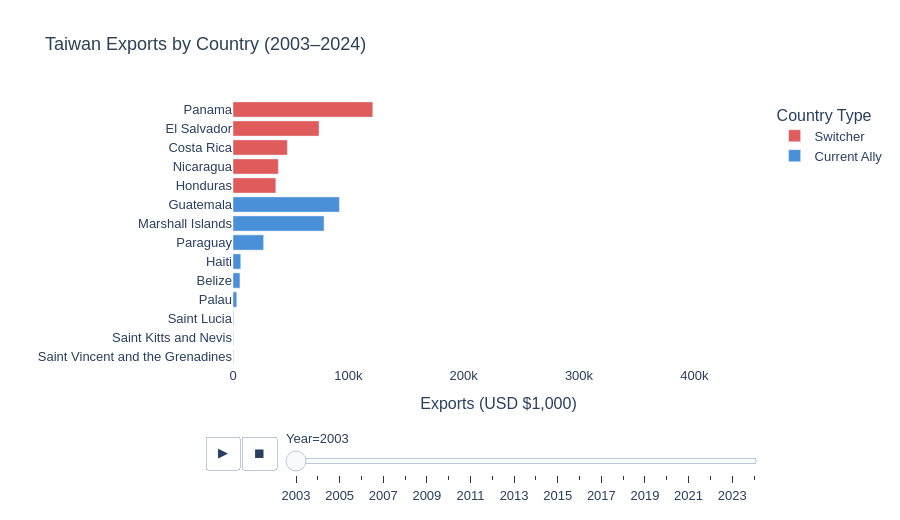

Notebook code cell kept with this figure:
### Markdown cell above
## Exports vs. Imports

The animated bar charts below let you watch how each country's export and import rankings with Taiwan changed year by year from 2003 to 2024. Press **Play** to start the animation, or drag the year slider to jump to a specific year.

This is useful for seeing which countries consistently ranked highest in trade with Taiwan and whether switcher countries were rising or falling in the rankings before they switched.

### Code cell
# ── Chart 3: Animated Bar — Taiwan Exports Rankings ───────────────────
export_data = tw_focus[tw_focus["Flow"] == "Exports"].copy()
export_data = export_data[export_data["Partner"].isin(all_countries)]
export_data["Group"] = export_data["Partner"].apply(
    lambda x: "Switcher" if x in switch_years else "Current Ally"
)
export_rank = export_data.sort_values(["Year", "Value"], ascending=[True, False])

fig = px.bar(
    export_rank,
    x="Value", y="Partner",
    orientation="h",
    animation_frame="Year",
    color="Group",
    color_discrete_map={"Switcher": SWITCHER_COLOR, "Current Ally": ALLY_COLOR},
    range_x=[0, export_rank["Value"].max() * 1.05],
    hover_data={"Value": ":,.0f"},
    title="Taiwan Exports by Country (2003–2024)",
    labels={"Value": "Exports (USD $1,000)", "Partner": ""}
)
fig.update_layout(
    yaxis=dict(autorange="reversed"),
    plot_bgcolor="white", paper_bgcolor="white",
    font=dict(family="Arial", size=13),
    title_font=dict(size=18, color=ACCENT),
    height=520,
    legend_title="Country Type"
)
fig.show()

### Figure 1 — Plotly figure (JSON) as saved in the notebook; plotly's stock layout.template omitted (floating-point values rounded to 4 significant figures)
{"data": [{"hovertemplate": "Group=Switcher<br>Year=2003<br>Exports (USD $1,000)=%{x:,.0f}<br>=%{y}<extra></extra>", "legendgroup": "Switcher", "marker": {"color": "#E05C5C", "pattern": {"shape": ""}}, "name": "Switcher", "orientation": "h", "showlegend": true, "textposition": "auto", "type": "bar", "x": [121200.0, 74600.0, 47150.0, 39310.0, 37150.0], "xaxis": "x", "y": ["Panama", "El Salvador", "Costa Rica", "Nicaragua", "Honduras"], "yaxis": "y"}, {"hovertemplate": "Group=Current Ally<br>Year=2003<br>Exports (USD $1,000)=%{x:,.0f}<br>=%{y}<extra></extra>", "legendgroup": "Current Ally", "marker": {"color": "#4A90D9", "pattern": {"shape": ""}}, "name": "Current Ally", "orientation": "h", "showlegend": true, "textposition": "auto", "type": "bar", "x": [92220.0, 78940.0, 26520.0, 6699.0, 6032.0, 3256.0, 480.2, 255.9, 249.7], "xaxis": "x", "y": ["Guatemala", "Marshall Islands", "Paraguay", "Haiti", "Belize", "Palau", "Saint Lucia", "Saint Kitts and Nevis", "Saint Vincent and the Grenadines"], "yaxis": "y"}], "layout": {"barmode": "relative", "font": {"family": "Arial", "size": 13}, "height": 520, "legend": {"title": {"text": "Country Type"}, "tracegroupgap": 0}, "paper_bgcolor": "white", "plot_bgcolor": "white", "sliders": [{"active": 0, "currentvalue": {"prefix": "Year="}, "len": 0.9, "pad": {"b": 10, "t": 60}, "steps": [{"args": [["2003"], {"frame": {"duration": 0, "redraw": true}, "fromcurrent": true, "mode": "immediate", "transition": {"duration": 0, "easing": "linear"}}], "label": "2003", "method": "animate"}, {"args": [["2004"], {"frame": {"duration": 0, "redraw": true}, "fromcurrent": true, "mode": "immediate", "transition": {"duration": 0, "easing": "linear"}}], "label": "2004", "method": "animate"}, {"args": [["2005"], {"frame": {"duration": 0, "redraw": true}, "fromcurrent": true, "mode": "immediate", "transition": {"duration": 0, "easing": "linear"}}], "label": "2005", "method": "animate"}, {"args": [["2006"], {"frame": {"duration": 0, "redraw": true}, "fromcurrent": true, "mode": "immediate", "transition": {"duration": 0, "easing": "linear"}}], "label": "2006", "method": "animate"}, {"args": [["2007"], {"frame": {"duration": 0, "redraw": true}, "fromcurrent": true, "mode": "immediate", "transition": {"duration": 0, "easing": "linear"}}], "label": "2007", "method": "animate"}, {"args": [["2008"], {"frame": {"duration": 0, "redraw": true}, "fromcurrent": true, "mode": "immediate", "transition": {"duration": 0, "easing": "linear"}}], "label": "2008", "method": "animate"}, {"args": [["2009"], {"frame": {"duration": 0, "redraw": true}, "fromcurrent": true, "mode": "immediate", "transition": {"duration": 0, "easing": "linear"}}], "label": "2009", "method": "animate"}, {"args": [["2010"], {"frame": {"duration": 0, "redraw": true}, "fromcurrent": true, "mode": "immediate", "transition": {"duration": 0, "easing": "linear"}}], "label": "2010", "method": "animate"}, {"args": [["2011"], {"frame": {"duration": 0, "redraw": true}, "fromcurrent": true, "mode": "immediate", "transition": {"duration": 0, "easing": "linear"}}], "label": "2011", "method": "animate"}, {"args": [["2012"], {"frame": {"duration": 0, "redraw": true}, "fromcurrent": true, "mode": "immediate", "transition": {"duration": 0, "easing": "linear"}}], "label": "2012", "method": "animate"}, {"args": [["2013"], {"frame": {"duration": 0, "redraw": true}, "fromcurrent": true, "mode": "immediate", "transition": {"duration": 0, "easing": "linear"}}], "label": "2013", "method": "animate"}, {"args": [["2014"], {"frame": {"duration": 0, "redraw": true}, "fromcurrent": true, "mode": "immediate", "transition": {"duration": 0, "easing": "linear"}}], "label": "2014", "method": "animate"}, {"args": [["2015"], {"frame": {"duration": 0, "redraw": true}, "fromcurrent": true, "mode": "immediate", "transition": {"duration": 0, "easing": "linear"}}], "label": "2015", "method": "animate"}, {"args": [["2016"], {"frame": {"duration": 0, "redraw": true}, "fromcurrent": true, "mode": "immediate", "transition": {"duration": 0, "easing": "linear"}}], "label": "2016", "method": "animate"}, {"args": [["2017"], {"frame": {"duration": 0, "redraw": true}, "fromcurrent": true, "mode": "immediate", "transition": {"duration": 0, "easing": "linear"}}], "label": "2017", "method": "animate"}, {"args": [["2018"], {"frame": {"duration": 0, "redraw": true}, "fromcurrent": true, "mode": "immediate", "transition": {"duration": 0, "easing": "linear"}}], "label": "2018", "method": "animate"}, {"args": [["2019"], {"frame": {"duration": 0, "redraw": true}, "fromcurrent": true, "mode": "immediate", "transition": {"duration": 0, "easing": "linear"}}], "label": "2019", "method": "animate"}, {"args": [["2020"], {"frame": {"duration": 0, "redraw": true}, "fromcurrent": true, "mode": "immediate", "transition": {"duration": 0, "easing": "linear"}}], "label": "2020", "method": "animate"}, {"args": [["2021"], {"frame": {"duration": 0, "redraw": true}, "fromcurrent": true, "mode": "immediate", "transition": {"duration": 0, "easing": "linear"}}], "label": "2021", "method": "animate"}, {"args": [["2022"], {"frame": {"duration": 0, "redraw": true}, "fromcurrent": true, "mode": "immediate", "transition": {"duration": 0, "easing": "linear"}}], "label": "2022", "method": "animate"}, {"args": [["2023"], {"frame": {"duration": 0, "redraw": true}, "fromcurrent": true, "mode": "immediate", "transition": {"duration": 0, "easing": "linear"}}], "label": "2023", "method": "animate"}, {"args": [["2024"], {"frame": {"duration": 0, "redraw": true}, "fromcurrent": true, "mode": "immediate", "transition": {"duration": 0, "easing": "linear"}}], "label": "2024", "method": "animate"}], "x": 0.1, "xanchor": "left", "y": 0, "yanchor": "top"}], "title": {"font": {"color": "#2E4057", "size": 18}, "text": "Taiwan Exports by Country (2003–2024)"}, "updatemenus": [{"buttons": [{"args": [null, {"frame": {"duration": 500, "redraw": true}, "fromcurrent": true, "mode": "immediate", "transition": {"duration": 500, "easing": "linear"}}], "label": "&#9654;", "method": "animate"}, {"args": [[null], {"frame": {"duration": 0, "redraw": true}, "fromcurrent": true, "mode": "immediate", "transition": {"duration": 0, "easing": "linear"}}], "label": "&#9724;", "method": "animate"}], "direction": "left", "pad": {"r": 10, "t": 70}, "showactive": false, "type": "buttons", "x": 0.1, "xanchor": "right", "y": 0, "yanchor": "top"}], "xaxis": {"anchor": "y", "domain": [0, 1], "range": [0, 460400.0], "title": {"text": "Exports (USD $1,000)"}}, "yaxis": {"anchor": "x", "autorange": "reversed", "domain": [0, 1], "title": {"text": ""}}}}
